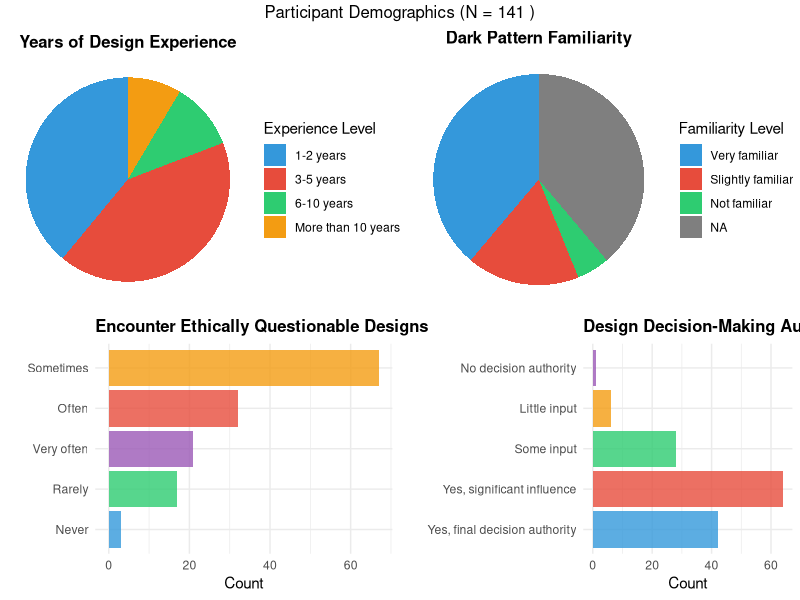
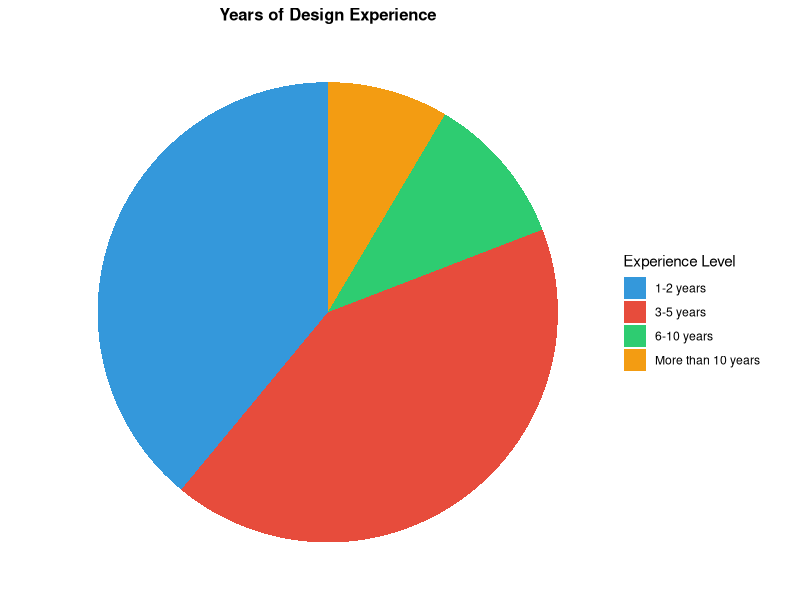
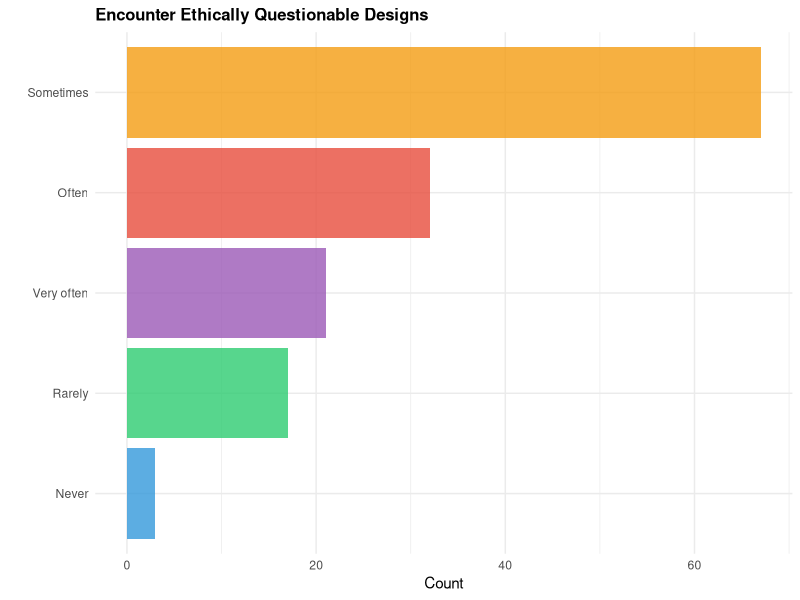
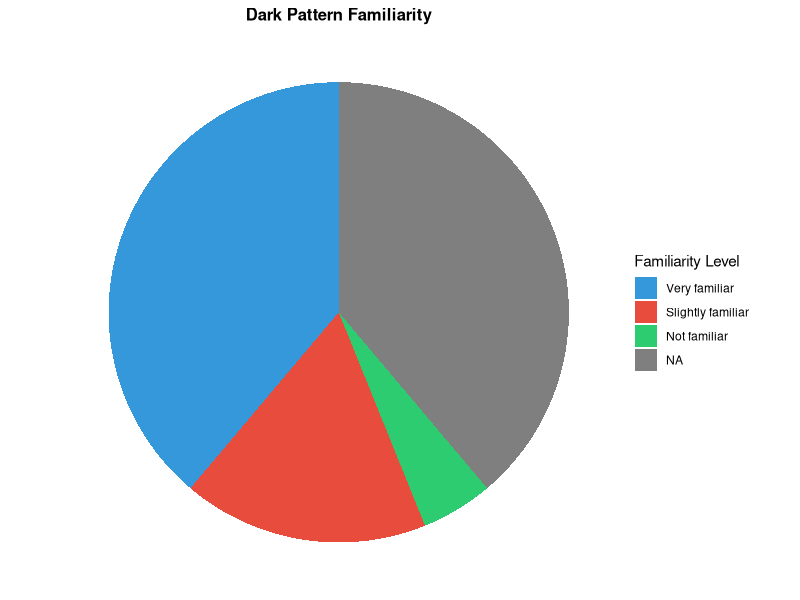
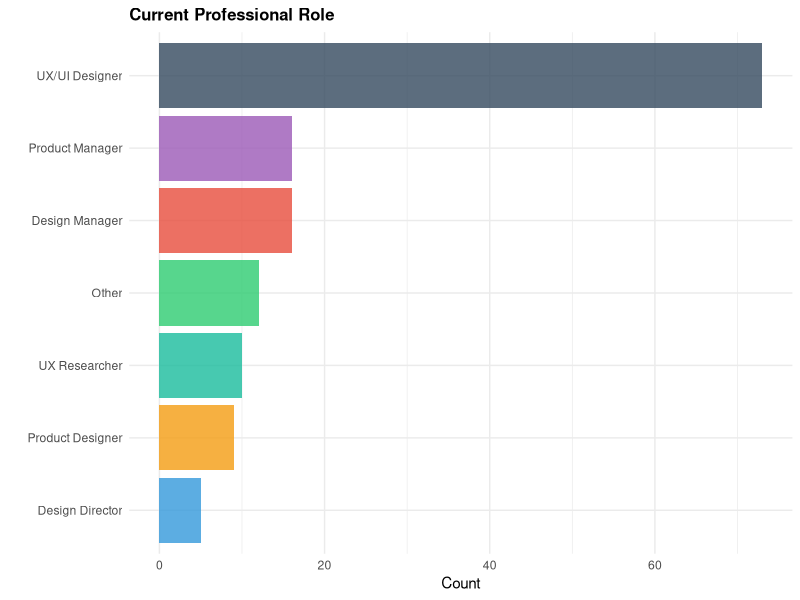
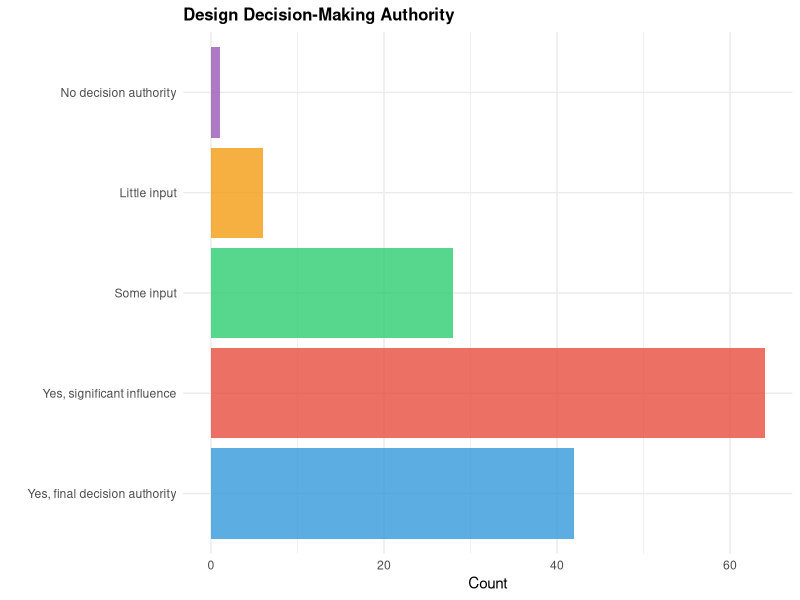

The R source for these figures, in order:
# Demographics Analysis - UX Et# Extract demographic variables with their exact column names
demographic_vars <- list(
  professional_exp = "Professional Experie",
  experience_level = "Experience Level", 
  ethics_encounter = "UI Ethics Experience",
  dark_pattern_familiarity = "Dark Pattern Exp. ",
  org_ai_support = "Organizational Suppo_1",
  current_role = "Current Role",
  industry = "Industry Experience", 
  company_size = "Company Size",
  decision_authority = "Decision-Making Auth"
)
# Analysis of participant professional background and expertise

library(dplyr)
library(ggplot2)
library(readr)
library(gridExtra)
library(scales)

cat("=== UX ETHICS SURVEY DEMOGRAPHICS ANALYSIS ===\n")

# Load the processed interface data to get clean participant list
interface_data <- read.csv("results/three_condition_interface_data.csv")
clean_participant_ids <- unique(interface_data$ResponseId)

cat("Clean participants for analysis: N =", length(clean_participant_ids), "\n")

# Load raw data to extract demographics
raw_data <- read_tsv("../sep2_completed_utf8.tsv", show_col_types = FALSE)

# Clean the raw data
clean_raw <- raw_data %>%
  filter(
    !is.na(ResponseId),
    !grepl("Response ID|ImportId|Understanding How User", ResponseId, ignore.case = TRUE),
    !ResponseId %in% c("Response ID", "{\"ImportId\":\"_recordId\"}")
  ) %>%
  filter(ResponseId %in% clean_participant_ids)

cat("Matched demographic data for", nrow(clean_raw), "participants\n")

# Extract demographic variables with their exact column names
demographic_vars <- list(
  professional_exp = "Professional Experie",
  experience_level = "Experience Level", 
  ethics_encounter = "UI Ethics Experience",
  dark_pattern_familiarity = "Dark Pattern Exp. ",
  current_role = "Current Role",
  industry = "Industry Experience", 
  company_size = "Company Size",
  decision_authority = "Decision-Making Auth"
)

# Check which columns actually exist
existing_vars <- list()
for(var_name in names(demographic_vars)) {
  col_name <- demographic_vars[[var_name]]
  if(col_name %in% names(clean_raw)) {
    existing_vars[[var_name]] <- col_name
  } else {
    # Try without trailing space for dark pattern
    if(var_name == "dark_pattern_familiarity") {
      alt_name <- "Dark Pattern Exp."
      if(alt_name %in% names(clean_raw)) {
        existing_vars[[var_name]] <- alt_name
      }
    }
    # Try alternative for organizational support
    if(var_name == "org_ai_support") {
      alt_name <- "Organizational Suppo_1"
      if(alt_name %in% names(clean_raw)) {
        existing_vars[[var_name]] <- alt_name
      }
    }
  }
}

demographic_vars <- existing_vars

# Create demographic summary
demographics <- clean_raw %>%
  select(ResponseId, all_of(unlist(demographic_vars)))

# Rename columns for easier handling
names(demographics) <- c("ResponseId", names(demographic_vars))

cat("\n=== DEMOGRAPHIC SUMMARIES ===\n")

# Function to create summary table
create_summary <- function(data, var_name, title) {
  summary_table <- data %>%
    filter(!is.na(.data[[var_name]]) & .data[[var_name]] != "") %>%
    count(.data[[var_name]], name = "Count") %>%
    mutate(Percentage = round(Count / sum(Count) * 100, 1)) %>%
    arrange(desc(Count))
  
  cat("\n", title, ":\n")
  print(summary_table)
  
  return(summary_table)
}

# Create summaries for each variable
summaries <- list()
summaries$professional_exp <- create_summary(demographics, "professional_exp", "Professional Experience")
summaries$experience_level <- create_summary(demographics, "experience_level", "Experience Level")
summaries$ethics_encounter <- create_summary(demographics, "ethics_encounter", "UI Ethics Encounter Frequency")
summaries$dark_pattern_familiarity <- create_summary(demographics, "dark_pattern_familiarity", "Dark Pattern Familiarity")

# Skip organizational AI support - not needed for analysis

summaries$current_role <- create_summary(demographics, "current_role", "Current Role")
summaries$industry <- create_summary(demographics, "industry", "Industry Experience")
summaries$company_size <- create_summary(demographics, "company_size", "Company Size")

# Add decision authority if it exists - with proper ordering
if("decision_authority" %in% names(demographics)) {
  decision_data <- demographics %>%
    filter(!is.na(decision_authority) & decision_authority != "") %>%
    count(decision_authority, name = "Count") %>%
    mutate(Percentage = round(Count / sum(Count) * 100, 1))
  
  # Create proper ordering for decision authority
  decision_order <- c("Yes, final decision authority", "Yes, significant influence", 
                     "Some input", "Little input", "No decision authority")
  
  # Reorder the data and include missing categories
  decision_summary <- data.frame(
    decision_authority = decision_order,
    stringsAsFactors = FALSE
  ) %>%
    left_join(decision_data, by = "decision_authority") %>%
    mutate(
      Count = ifelse(is.na(Count), 0, Count),
      Percentage = ifelse(is.na(Percentage), 0, Percentage)
    ) %>%
    filter(Count > 0 | decision_authority %in% c("Yes, final decision authority", "Yes, significant influence", 
                                                 "Some input", "Little input"))  # Show relevant categories
  
  cat("\nDECISION-MAKING AUTHORITY:\n")
  print(decision_summary)
  
  summaries$decision_authority <- decision_summary
}

# Create visualizations
if(!dir.exists("plots")) {
  dir.create("plots")
}

# Color palette
colors <- c("#3498db", "#e74c3c", "#2ecc71", "#f39c12", "#9b59b6", "#1abc9c", "#34495e", "#95a5a6")

# Create individual plots
plots <- list()

# Professional Experience
plots$prof_exp <- ggplot(summaries$professional_exp, aes(x = reorder(professional_exp, Count), y = Count, fill = professional_exp)) +
  geom_bar(stat = "identity", alpha = 0.8) +
  scale_fill_manual(values = colors[1:nrow(summaries$professional_exp)]) +
  coord_flip() +
  labs(title = "Professional UX/UI Experience", x = "", y = "Count") +
  theme_minimal() +
  theme(legend.position = "none", plot.title = element_text(face = "bold", size = 12))

# Experience Level
plots$exp_level <- ggplot(summaries$experience_level, aes(x = "", y = Count, fill = experience_level)) +
  geom_bar(stat = "identity", width = 1) +
  coord_polar("y", start = 0) +
  scale_fill_manual(values = colors[1:nrow(summaries$experience_level)]) +
  labs(title = "Years of Design Experience", fill = "Experience Level") +
  theme_void() +
  theme(plot.title = element_text(face = "bold", size = 12, hjust = 0.5))

# Ethics Encounter Frequency
plots$ethics <- ggplot(summaries$ethics_encounter, aes(x = reorder(ethics_encounter, Count), y = Count, fill = ethics_encounter)) +
  geom_bar(stat = "identity", alpha = 0.8) +
  scale_fill_manual(values = colors[1:nrow(summaries$ethics_encounter)]) +
  coord_flip() +
  labs(title = "Encounter Ethically Questionable Designs", x = "", y = "Count") +
  theme_minimal() +
  theme(legend.position = "none", plot.title = element_text(face = "bold", size = 12))

# Dark Pattern Familiarity - with proper ordering
dp_order <- c("Very familiar", "Somewhat familiar", "Slightly familiar", "Not familiar")
dp_data <- summaries$dark_pattern_familiarity %>%
  mutate(dark_pattern_familiarity = factor(dark_pattern_familiarity, levels = dp_order)) %>%
  arrange(dark_pattern_familiarity)

plots$dark_patterns <- ggplot(dp_data, aes(x = "", y = Count, fill = dark_pattern_familiarity)) +
  geom_bar(stat = "identity", width = 1) +
  coord_polar("y", start = 0) +
  scale_fill_manual(values = colors[1:nrow(dp_data)]) +
  labs(title = "Dark Pattern Familiarity", fill = "Familiarity Level") +
  theme_void() +
  theme(plot.title = element_text(face = "bold", size = 12, hjust = 0.5))

# Skip organizational AI support visualization - not needed

# Current Role
plots$role <- ggplot(summaries$current_role, aes(x = reorder(current_role, Count), y = Count, fill = current_role)) +
  geom_bar(stat = "identity", alpha = 0.8) +
  scale_fill_manual(values = colors[1:nrow(summaries$current_role)]) +
  coord_flip() +
  labs(title = "Current Professional Role", x = "", y = "Count") +
  theme_minimal() +
  theme(legend.position = "none", plot.title = element_text(face = "bold", size = 12))

# Decision Authority (if available) - with proper ordering
if("decision_authority" %in% names(summaries)) {
  auth_data <- summaries$decision_authority %>%
    mutate(decision_authority = factor(decision_authority, 
                                     levels = c("Yes, final decision authority", "Yes, significant influence", 
                                               "Some input", "Little input", "No decision authority")))
  
  plots$authority <- ggplot(auth_data, aes(x = decision_authority, y = Count, fill = decision_authority)) +
    geom_bar(stat = "identity", alpha = 0.8) +
    scale_fill_manual(values = colors[1:nrow(auth_data)]) +
    coord_flip() +
    labs(title = "Design Decision-Making Authority", x = "", y = "Count") +
    theme_minimal() +
    theme(legend.position = "none", plot.title = element_text(face = "bold", size = 12))
} else {
  plots$authority <- NULL
}

# Create combined visualization - clean 2x2 layout
combined_plot <- grid.arrange(
  plots$exp_level, plots$dark_patterns,
  plots$ethics, plots$authority,
  ncol = 2, nrow = 2,
  top = paste("Participant Demographics (N =", length(clean_participant_ids), ")")
)

# Save combined plot
ggsave("plots/demographics_complete_summary.png", combined_plot, 
       width = 16, height = 12, dpi = 300)

# Save individual plots - core demographics only
ggsave("plots/demographics_experience_level.png", plots$exp_level, width = 8, height = 6, dpi = 300)
ggsave("plots/demographics_ethics_encounter.png", plots$ethics, width = 10, height = 6, dpi = 300)
ggsave("plots/demographics_dark_patterns.png", plots$dark_patterns, width = 8, height = 6, dpi = 300)
ggsave("plots/demographics_current_role.png", plots$role, width = 10, height = 6, dpi = 300)
if(!is.null(plots$authority)) {
  ggsave("plots/demographics_decision_authority.png", plots$authority, width = 10, height = 6, dpi = 300)
}

# Generate LaTeX summary paragraphs
cat("\n", paste(rep("=", 60), collapse=""), "\n")
cat("LATEX METHODS SECTION - PARTICIPANT DEMOGRAPHICS\n")
cat(paste(rep("=", 60), collapse=""), "\n")

# Calculate key statistics
n_total <- length(clean_participant_ids)
n_professional <- summaries$professional_exp %>% filter(grepl("Yes", professional_exp)) %>% pull(Count) %>% sum()
n_experienced <- summaries$experience_level %>% filter(!grepl("Less than 1 year|No experience", experience_level)) %>% pull(Count) %>% sum()
n_decision_makers <- summaries$decision_authority %>% 
  filter(grepl("Yes", decision_authority)) %>% 
  pull(Count) %>% sum()

# Most common role
top_role <- summaries$current_role %>% slice(1) %>% pull(current_role)
top_role_pct <- summaries$current_role %>% slice(1) %>% pull(Percentage)

# Dark pattern awareness
aware_dp <- summaries$dark_pattern_familiarity %>% filter(!grepl("Not familiar|Never heard", dark_pattern_familiarity)) %>% pull(Count) %>% sum()

latex_text <- paste0(
"\\textbf{Participants.} We recruited N = ", n_total, " participants through Prolific Academic, focusing on individuals with design-related professional backgrounds. ",
"Of these participants, ", n_professional, " (", round(n_professional/n_total*100, 1), "\\%) reported having professional experience in UI/UX design, product design, or design decision-making roles. ",
"The majority (", n_experienced, ", ", round(n_experienced/n_total*100, 1), "\\%) had more than one year of professional design experience, indicating a sample with substantial domain expertise. ",
"Participants represented diverse professional roles, with ", top_role, " being the most common (", top_role_pct, "\\%).\n\n",

"\\textbf{Professional Context.} Importantly, ", n_decision_makers, " participants (", round(n_decision_makers/n_total*100, 1), "\\%) reported having either full or some authority to make final decisions about interface designs in their current roles, ",
"ensuring our sample included individuals who actively engage in design decision-making processes. ",
"Additionally, ", aware_dp, " participants (", round(aware_dp/n_total*100, 1), "\\%) indicated familiarity with dark patterns, ",
"suggesting appropriate background knowledge for evaluating ethically questionable interface designs. ",
"This professional profile supports the ecological validity of our findings for understanding how UX evaluation metrics influence real-world design decisions."
)

cat(latex_text)

# Save results
write.csv(demographics, "results/participant_demographics.csv", row.names = FALSE)

# Save summary statistics
summary_stats <- data.frame(
  Metric = c("Total Participants", "Professional Experience", "1+ Years Experience", 
            "Decision Authority", "Dark Pattern Awareness"),
  Count = c(n_total, n_professional, n_experienced, n_decision_makers, aware_dp),
  Percentage = c(100, round(c(n_professional, n_experienced, n_decision_makers, aware_dp)/n_total*100, 1))
)

write.csv(summary_stats, "results/demographic_summary_stats.csv", row.names = FALSE)

cat("\n\nFiles created:\n")
cat("• plots/demographics_complete_summary.png - Clean 2x2 demographic visualization\n")
cat("• plots/demographics_*.png - Individual demographic charts\n")
cat("• results/participant_demographics.csv - Raw demographic data\n")
cat("• results/demographic_summary_stats.csv - Summary statistics\n")

cat("\n✓ Demographics analysis complete!\n")
